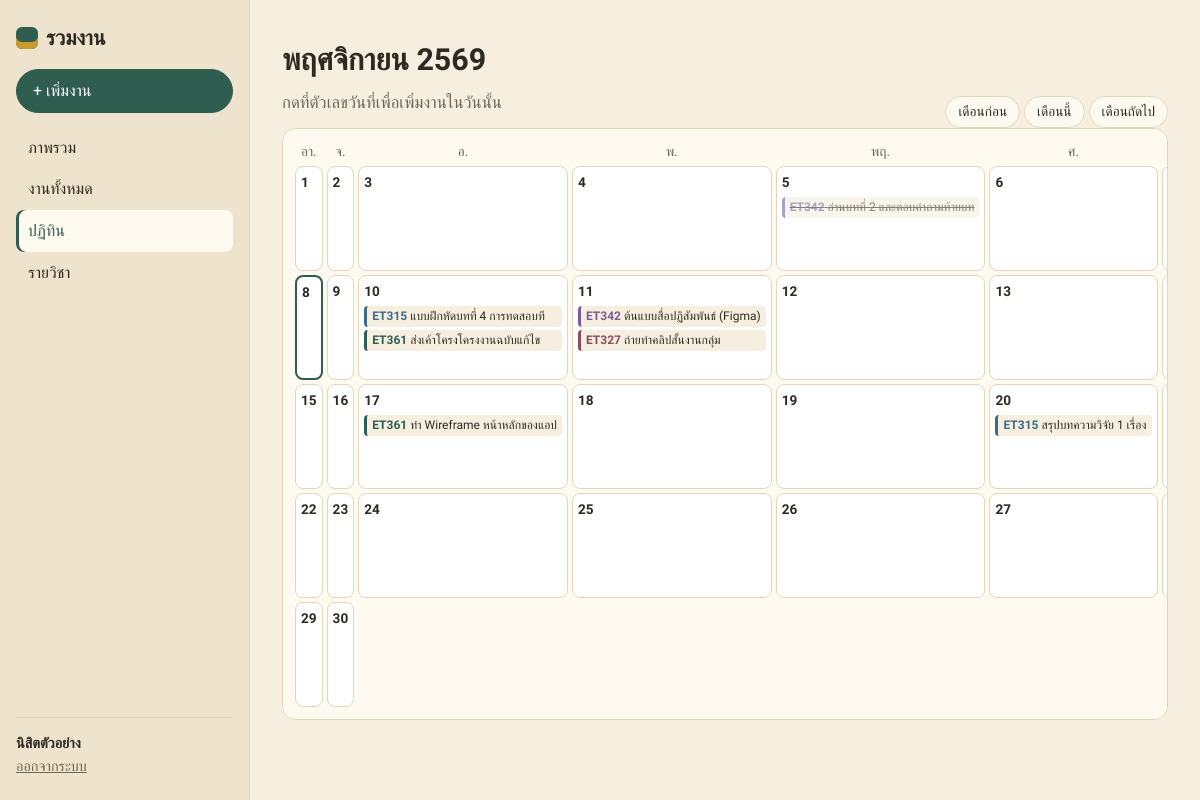
/calendar.php (signed in), run on the app's committed database.
### tables this page shows
CREATE TABLE tasks (
  id INT AUTO_INCREMENT PRIMARY KEY,
  user_id INT NOT NULL,
  subject_id INT NULL,
  title VARCHAR(200) NOT NULL,
  type VARCHAR(10) DEFAULT 'solo',
  due_date DATETIME NOT NULL,
  level TINYINT DEFAULT 2,
  important TINYINT DEFAULT 1,
  status VARCHAR(10) DEFAULT 'todo',
  note TEXT,
  FOREIGN KEY (user_id) REFERENCES users(id) ON DELETE CASCADE,
  FOREIGN KEY (subject_id) REFERENCES subjects(id) ON DELETE SET NULL
);

CREATE TABLE subjects (
  id INT AUTO_INCREMENT PRIMARY KEY,
  user_id INT NOT NULL,
  code VARCHAR(20),
  name VARCHAR(150) NOT NULL,
  color VARCHAR(7) DEFAULT '#2F5D50',
  FOREIGN KEY (user_id) REFERENCES users(id) ON DELETE CASCADE
);

### db.php (called while the page is built, shortened)
<?php
$conn = mysqli_connect('localhost', 'root', '', 'raomngan');
mysqli_set_charset($conn, 'utf8mb4');
function query($sql, $params = []) {
    global $conn;
    $stmt = mysqli_prepare($conn, $sql);
    if ($params) {
        $types = str_repeat('s', count($params));
        mysqli_stmt_bind_param($stmt, $types, ...$params);
    }
    mysqli_stmt_execute($stmt);
    return mysqli_stmt_get_result($stmt);
}
function h($text) {
    return htmlspecialchars($text ?? '', ENT_QUOTES, 'UTF-8');
}
    ?>

### calendar.php (the view, shortened to what this page needs)
<?php
require 'db.php';
$uid = $_SESSION['user_id'];
$month = $_GET['m'] ?? date('Y-m');
$first_day = strtotime($month . '-01');
$days_in_month = date('t', $first_day);
$prev = date('Y-m', strtotime('-1 month', $first_day));
$next = date('Y-m', strtotime('+1 month', $first_day));
$result = query("SELECT tasks.*, subjects.code, subjects.color
                 FROM tasks LEFT JOIN subjects ON tasks.subject_id = subjects.id
                 WHERE tasks.user_id = ? AND DATE_FORMAT(tasks.due_date, '%Y-%m') = ?
                 ORDER BY tasks.due_date", [$uid, $month]);
$by_day = [];
while ($row = mysqli_fetch_assoc($result)) {
    $day = (int) date('j', strtotime($row['due_date']));
    $by_day[$day][] = $row;
}
$month_names = ['', 'มกราคม', 'กุมภาพันธ์', 'มีนาคม', 'เมษายน', 'พฤษภาคม', 'มิถุนายน',
                'กรกฎาคม', 'สิงหาคม', 'กันยายน', 'ตุลาคม', 'พฤศจิกายน', 'ธันวาคม'];
include 'header.php';
?>
<div class="page-top">
    <div>
        <h1><?= $month_names[date('n', $first_day)] ?> <?= date('Y', $first_day) + 543 ?></h1>
        <p class="lead">กดที่ตัวเลขวันที่เพื่อเพิ่มงานในวันนั้น</p>
    </div>
    <div>
        <a href="?m=<?= $prev ?>" class="btn btn-sm">เดือนก่อน</a>
        <a href="calendar.php" class="btn btn-sm">เดือนนี้</a>
        <a href="?m=<?= $next ?>" class="btn btn-sm">เดือนถัดไป</a>
    </div>
</div>
<div class="box calendar-wrap">
    <div class="calendar">
        <?php foreach (['อา.', 'จ.', 'อ.', 'พ.', 'พฤ.', 'ศ.', 'ส.'] as $dn): ?>
            <div class="cal-head"><?= $dn ?></div>
        <?php endforeach; ?>
        <?php for ($day = 1; $day <= $days_in_month; $day++):
            $date = $month . '-' . str_pad($day, 2, '0', STR_PAD_LEFT); ?>
            <div class="cal-day <?= $date == date('Y-m-d') ? 'today' : '' ?>">
                <a href="task_form.php?date=<?= $date ?>" class="cal-num"><?= $day ?></a>
                <?php if (isset($by_day[$day])): ?>
                    <?php foreach ($by_day[$day] as $t): ?>
                        <a href="task_form.php?id=<?= $t['id'] ?>" class="cal-task <?= $t['status'] == 'done' ? 'done' : '' ?>"
                           style="--c: <?= h($t['color'] ?? '#8C8676') ?>" title="<?= h($t['title']) ?>">
                            <b><?= h($t['code']) ?></b> <?= h($t['title']) ?>
                        </a>
                    <?php endforeach; ?>
                <?php endif; ?>
            </div>
        <?php endfor; ?>
    </div>
</div>
<?php include 'footer.php'; ?>

### style.css (style rules this page uses)
:root { --bg: #F6EFDF; --sidebar: #EEE4CD; --card: #FFFAF0; --line: #E3D6BA; --text: #2E2A22; --muted: #6F6656; --green: #2F5D50; --green-light: #E2EADB; --yellow: #C99A2E; --red: #A33A2F; }
* { box-sizing: border-box; }
body { margin: 0; font-family: 'Anuphan', Tahoma, sans-serif; background: var(--bg); color: var(--text); line-height: 1.6; }
a { color: var(--green); }
h1 { margin: 0 0 4px; font-size: 1.9rem; font-weight: 600; }
p { margin: 0 0 12px; }
.lead { color: var(--muted); font-size: 1.05rem; }
.btn { display: inline-block; padding: 8px 16px; border-radius: 999px; border: 1px solid var(--line); background: var(--card); color: var(--text); font: inherit; font-weight: 500; text-decoration: none; cursor: pointer; }
.btn-sm { padding: 4px 12px; font-size: 0.85rem; }
.box { background: var(--card); border: 1px solid var(--line); border-radius: 14px; padding: 20px 22px; margin-bottom: 22px; }
.page-top { display: flex; justify-content: space-between; align-items: flex-end; flex-wrap: wrap; gap: 12px; }
.calendar-wrap { overflow-x: auto; padding: 12px; }
.calendar { display: grid; grid-template-columns: repeat(7, 1fr); gap: 4px; min-width: 700px; }
.cal-head { text-align: center; font-size: 0.85rem; color: var(--muted); }
.cal-day { min-height: 105px; background: #fff; border: 1px solid var(--line); border-radius: 8px; padding: 5px; display: flex; flex-direction: column; gap: 3px; }
.cal-day.today { border: 2px solid var(--green); }
.cal-num { font-weight: 600; font-size: 0.85rem; color: var(--text); text-decoration: none; }
.cal-task { font-size: 0.75rem; color: var(--text); text-decoration: none; background: var(--bg); border-left: 3px solid var(--c); padding: 1px 5px; border-radius: 4px; white-space: nowrap; overflow: hidden; text-overflow: ellipsis; }
.cal-task b { color: var(--c); }
.cal-task.done { text-decoration: line-through; opacity: 0.6; }

### data on the page
tasks: subject.code "ET342", title "อ่านบทที่ 2 และตอบคำถามท้ายบท"
tasks: subject.code "ET315", title "แบบฝึกหัดบทที่ 4 การทดสอบที"
tasks: subject.code "ET361", title "ส่งเค้าโครงโครงงานฉบับแก้ไข"
tasks: subject.code "ET342", title "ต้นแบบสื่อปฏิสัมพันธ์ (Figma)"
tasks: subject.code "ET327", title "ถ่ายทำคลิปสั้นงานกลุ่ม"
tasks: subject.code "ET361", title "ทำ Wireframe หน้าหลักของแอป"
tasks: subject.code "ET315", title "สรุปบทความวิจัย 1 เรื่อง"

### other printed values
$label "ภาพรวม"
$label "งานทั้งหมด"
$label "ปฏิทิน"
$label "รายวิชา"
$_SESSION['user_name'] "นิสิตตัวอย่าง"
$dn "อา."
$dn "จ."
$dn "อ."
$dn "พ."
$dn "พฤ."
$dn "ศ."
